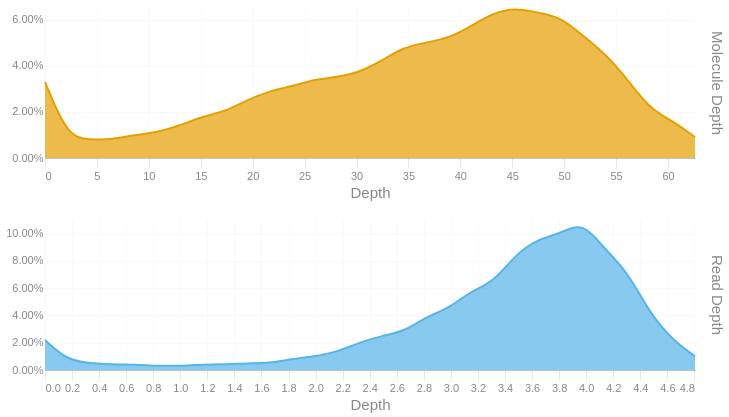

Source (notebook cell):
### Code cell
readdep = depth_hist(tb['Read Depth'], q99, 3)
readdep = readdep.with_columns(pl.lit('Read Depth').alias('Metric'))
if not SKIPLR:
    moldep = depth_hist(tb['Molecule Depth'], mol_q99, 1)
    moldep = moldep.with_columns(pl.lit('Molecule Depth').alias('Metric'))
    _hist = pl.concat([readdep, moldep])
    _hist = _hist.filter(pl.col('Proportion') != 0)
    with SafeRender(_hist):
        (
            alt.Chart(_hist)        
            .mark_area(interpolate = "basis")
            .encode(
                x=alt.X('Bin:Q').scale(domainMin=0).axis(alt.Axis(title='Depth')),
                y = alt.Y('Proportion:Q', title = None).axis(format = '.2%'),
                color = alt.Color('Metric:N').legend(None),
                row = alt.Row("Metric:N").header(title = None, labelOrient = 'right'),
                tooltip = [
                    alt.Tooltip("Metric:N", title = "Metric"),
                    alt.Tooltip('Interval:N', title = "Depth Interval"),
                    alt.Tooltip('Proportion:Q', title = "% Alignments").format('.2%')
                ]
            )
            .resolve_scale(x='independent', y='independent')
            .properties(
                height = 150, width = 650,
                usermeta={'embedOptions': {'downloadFileName': f'{samplename}.depth.hist'}}
            )
        ).display()
else:
    readdep = readdep.filter(pl.col('Proportion') != 0)
    with SafeRender(readdep):
        (
            alt.Chart(readdep)        
            .mark_area(interpolate = "basis")
            .encode(
                x=alt.X('Bin:Q').scale(domainMin=0).axis(alt.Axis(title='Depth')),
                y = alt.Y('Proportion:Q', title = None).axis(format = '.2%'),
                tooltip = [
                    alt.Tooltip('Interval:N', title = "Depth Interval"),
                    alt.Tooltip('Proportion:Q', title = "% Alignments").format('.2%')
                ]
            )
            .properties(
                usermeta={'embedOptions': {'downloadFileName': f'{samplename}.depth.hist'}}
            )
        ).display()

### Figure 1 — Vega-Lite specification as saved in the notebook (floating-point values rounded to 4 significant figures)
{"width": 650, "height": 150, "config": {"title": {"anchor": "start", "dy": -15, "fontSize": 18, "color": "#888888", "subtitleColor": "#888888", "subtitleFontSize": 14}, "arc": {"fill": "#0072B2"}, "axis": {"domainColor": "#888888", "domainWidth": 0.5, "gridWidth": 0.2, "grid": false, "titleFontWeight": 400, "titleFontSize": 15, "labelFontSize": 11, "labelColor": "#888888", "tickColor": "#888888", "tickWidth": 0.2, "titleColor": "#888888"}, "axisBand": {"grid": false}, "axisX": {"grid": true, "tickSize": 10, "domainCap": "round"}, "axisY": {"domain": false, "grid": true, "tickSize": 0, "domainCap": "round"}, "background": "transparent", "header": {"labelFontSize": 15, "labelColor": "#888888", "titleFontSize": 15, "titleFontWeight": 600, "titleColor": "#888888"}, "legend": {"labelFont": "sans-serif", "labelFontSize": 12, "labelColor": "#888888", "symbolSize": 100, "symbolType": "circle", "titleFontSize": 12, "titlePadding": 10, "titleColor": "#888888", "title": null}, "range": {"category": ["#E69F00", "#56B4E9", "#009E73", "#F0E442", "#0072B2", "#D55E00", "#CC79A7", "#000000"], "diverging": ["#cfe8f3", "#a2d4ec", "#73bfe2", "#46abdb", "#1696d2", "#12719e"]}, "area": {"fill": "#0072B2", "fillOpacity": 0.7, "line": true, "strokeOpacity": 0.7}, "line": {"color": "#0072B2", "stroke": "#0072B2", "strokeWidth": 2}, "trail": {"color": "#0072B2", "stroke": "#0072B2", "strokeWidth": 0, "size": 1}, "point": {"filled": true, "fillOpacity": 1.0, "size": 95}, "text": {"color": "#888888", "fontSize": 11, "align": "right", "fontWeight": 400, "size": 11}, "bar": {"fill": "#0072B2", "stroke": null}, "view": {"stroke": null, "continuousWidth": 660, "continuousHeight": 400}}, "data": {"name": "data-3bdd33dd8ad133d8f15d8f7dd3106219"}, "mark": {"type": "area", "interpolate": "basis"}, "encoding": {"color": {"field": "Metric", "legend": null, "type": "nominal"}, "row": {"field": "Metric", "header": {"title": null, "labelOrient": "right"}, "type": "nominal"}, "tooltip": [{"field": "Metric", "title": "Metric", "type": "nominal"}, {"field": "Interval", "title": "Depth Interval", "type": "nominal"}, {"field": "Proportion", "format": ".2%", "title": "% Alignments", "type": "quantitative"}], "x": {"axis": {"title": "Depth"}, "field": "Bin", "scale": {"domainMin": 0}, "type": "quantitative"}, "y": {"axis": {"format": ".2%"}, "field": "Proportion", "title": null, "type": "quantitative"}}, "resolve": {"scale": {"x": "independent", "y": "independent"}}, "usermeta": {"embedOptions": {"downloadFileName": "S5_Kennetcook_3541.depth.hist"}}, "$schema": "https://vega.github.io/schema/vega-lite/v6.1.0.json", "datasets": {"data-3bdd33dd8ad133d8f15d8f7dd3106219": [{"Bin": 0.0, "Interval": "0.0-0.166", "Proportion": 0.022, "Metric": "Read Depth"}, {"Bin": 0.166, "Interval": "0.166-0.331", "Proportion": 0.007, "Metric": "Read Depth"}, {"Bin": 0.331, "Interval": "0.331-0.497", "Proportion": 0.005, "Metric": "Read Depth"}, {"Bin": 0.497, "Interval": "0.497-0.663", "Proportion": 0.004, "Metric": "Read Depth"}, {"Bin": 0.663, "Interval": "0.663-0.828", "Proportion": 0.004, "Metric": "Read Depth"}, {"Bin": 0.828, "Interval": "0.828-0.994", "Proportion": 0.003, "Metric": "Read Depth"}, {"Bin": 0.994, "Interval": "0.994-1.16", "Proportion": 0.003, "Metric": "Read Depth"}, {"Bin": 1.16, "Interval": "1.16-1.325", "Proportion": 0.004, "Metric": "Read Depth"}, {"Bin": 1.325, "Interval": "1.325-1.491", "Proportion": 0.004, "Metric": "Read Depth"}, {"Bin": 1.491, "Interval": "1.491-1.657", "Proportion": 0.005, "Metric": "Read Depth"}, {"Bin": 1.657, "Interval": "1.657-1.822", "Proportion": 0.005, "Metric": "Read Depth"}, {"Bin": 1.822, "Interval": "1.822-1.988", "Proportion": 0.008, "Metric": "Read Depth"}, {"Bin": 1.988, "Interval": "1.988-2.154", "Proportion": 0.01, "Metric": "Read Depth"}, {"Bin": 2.154, "Interval": "2.154-2.319", "Proportion": 0.013, "Metric": "Read Depth"}, {"Bin": 2.319, "Interval": "2.319-2.485", "Proportion": 0.02, "Metric": "Read Depth"}, {"Bin": 2.485, "Interval": "2.485-2.651", "Proportion": 0.025, "Metric": "Read Depth"}, {"Bin": 2.651, "Interval": "2.651-2.816", "Proportion": 0.028, "Metric": "Read Depth"}, {"Bin": 2.816, "Interval": "2.816-2.982", "Proportion": 0.039, "Metric": "Read Depth"}, {"Bin": 2.982, "Interval": "2.982-3.148", "Proportion": 0.045, "Metric": "Read Depth"}, {"Bin": 3.148, "Interval": "3.148-3.313", "Proportion": 0.058, "Metric": "Read Depth"}, {"Bin": 3.313, "Interval": "3.313-3.479", "Proportion": 0.064, "Metric": "Read Depth"}, {"Bin": 3.479, "Interval": "3.479-3.645", "Proportion": 0.085, "Metric": "Read Depth"}, {"Bin": 3.645, "Interval": "3.645-3.81", "Proportion": 0.096, "Metric": "Read Depth"}, {"Bin": 3.81, "Interval": "3.81-3.976", "Proportion": 0.1, "Metric": "Read Depth"}, {"Bin": 3.976, "Interval": "3.976-4.142", "Proportion": 0.109, "Metric": "Read Depth"}, {"Bin": 4.142, "Interval": "4.142-4.307", "Proportion": 0.088, "Metric": "Read Depth"}, {"Bin": 4.307, "Interval": "4.307-4.473", "Proportion": 0.072, "Metric": "Read Depth"}, {"Bin": 4.473, "Interval": "4.473-4.639", "Proportion": 0.041, "Metric": "Read Depth"}, {"Bin": 4.639, "Interval": "4.639-4.804", "Proportion": 0.022, "Metric": "Read Depth"}, {"Bin": 4.804, "Interval": "4.804-4.97", "Proportion": 0.01, "Metric": "Read Depth"}, {"Bin": 0.0, "Interval": "0.0-2.2", "Proportion": 0.033, "Metric": "Molecule Depth"}, {"Bin": 2.2, "Interval": "2.2-4.3", "Proportion": 0.009, "Metric": "Molecule Depth"}, {"Bin": 4.3, "Interval": "4.3-6.5", "Proportion": 0.008, "Metric": "Molecule Depth"}, {"Bin": 6.5, "Interval": "6.5-8.6", "Proportion": 0.008, "Metric": "Molecule Depth"}, {"Bin": 8.6, "Interval": "8.6-10.8", "Proportion": 0.01, "Metric": "Molecule Depth"}, {"Bin": 10.8, "Interval": "10.8-13.0", "Proportion": 0.011, "Metric": "Molecule Depth"}, {"Bin": 13.0, "Interval": "13.0-15.1", "Proportion": 0.014, "Metric": "Molecule Depth"}, {"Bin": 15.1, "Interval": "15.1-17.3", "Proportion": 0.018, "Metric": "Molecule Depth"}, {"Bin": 17.3, "Interval": "17.3-19.4", "Proportion": 0.02, "Metric": "Molecule Depth"}, {"Bin": 19.4, "Interval": "19.4-21.6", "Proportion": 0.025, "Metric": "Molecule Depth"}, {"Bin": 21.6, "Interval": "21.6-23.8", "Proportion": 0.029, "Metric": "Molecule Depth"}, {"Bin": 23.8, "Interval": "23.8-25.9", "Proportion": 0.031, "Metric": "Molecule Depth"}, {"Bin": 25.9, "Interval": "25.9-28.1", "Proportion": 0.034, "Metric": "Molecule Depth"}, {"Bin": 28.1, "Interval": "28.1-30.2", "Proportion": 0.035, "Metric": "Molecule Depth"}, {"Bin": 30.2, "Interval": "30.2-32.4", "Proportion": 0.037, "Metric": "Molecule Depth"}, {"Bin": 32.4, "Interval": "32.4-34.5", "Proportion": 0.042, "Metric": "Molecule Depth"}, {"Bin": 34.5, "Interval": "34.5-36.7", "Proportion": 0.048, "Metric": "Molecule Depth"}, {"Bin": 36.7, "Interval": "36.7-38.9", "Proportion": 0.05, "Metric": "Molecule Depth"}, {"Bin": 38.9, "Interval": "38.9-41.0", "Proportion": 0.052, "Metric": "Molecule Depth"}, {"Bin": 41.0, "Interval": "41.0-43.2", "Proportion": 0.057, "Metric": "Molecule Depth"}, {"Bin": 43.2, "Interval": "43.2-45.3", "Proportion": 0.063, "Metric": "Molecule Depth"}, {"Bin": 45.3, "Interval": "45.3-47.5", "Proportion": 0.065, "Metric": "Molecule Depth"}, {"Bin": 47.5, "Interval": "47.5-49.7", "Proportion": 0.063, "Metric": "Molecule Depth"}, {"Bin": 49.7, "Interval": "49.7-51.8", "Proportion": 0.061, "Metric": "Molecule Depth"}, {"Bin": 51.8, "Interval": "51.8-54.0", "Proportion": 0.053, "Metric": "Molecule Depth"}, {"Bin": 54.0, "Interval": "54.0-56.1", "Proportion": 0.045, "Metric": "Molecule Depth"}, {"Bin": 56.1, "Interval": "56.1-58.3", "Proportion": 0.034, "Metric": "Molecule Depth"}, {"Bin": 58.3, "Interval": "58.3-60.5", "Proportion": 0.021, "Metric": "Molecule Depth"}, {"Bin": 60.5, "Interval": "60.5-62.6", "Proportion": 0.016, "Metric": "Molecule Depth"}, {"Bin": 62.6, "Interval": "62.6-64.78", "Proportion": 0.009, "Metric": "Molecule Depth"}]}}
